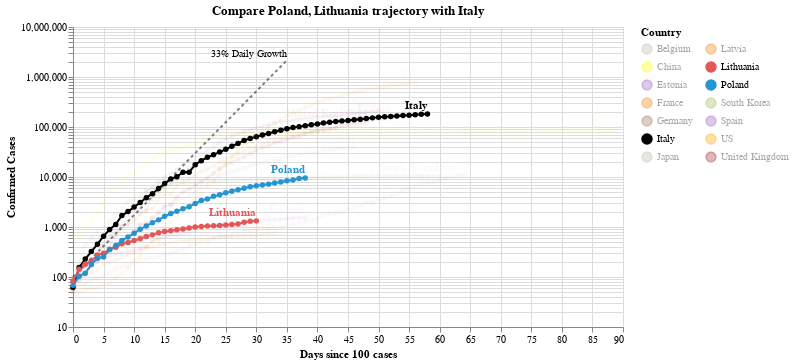

The code cell stored with this chart in its notebook:
### Code cell
#hide_input
chart2 = make_since_chart(['Poland', 'Lithuania'])
chart2

### Figure 1 — Vega-Lite specification as saved in the notebook (floating-point values rounded to 4 significant figures; data arrays with more than 128 entries replaced by an {"elided": "..."} marker saying what was removed)
{"config": {"view": {"continuousWidth": 400, "continuousHeight": 300}}, "layer": [{"mark": {"type": "line", "color": "black", "opacity": 0.5, "strokeDash": [3, 3]}, "encoding": {"x": {"type": "quantitative", "field": "Days since 100 cases"}, "y": {"type": "quantitative", "field": "Confirmed Cases"}}}, {"mark": {"type": "text", "align": "right", "dy": -6, "fontSize": 10, "text": "33% Daily Growth"}, "encoding": {"x": {"type": "quantitative", "field": "Days since 100 cases"}, "y": {"type": "quantitative", "field": "Confirmed Cases"}}, "transform": [{"filter": "(datum['Days since 100 cases'] >= 35)"}]}, {"data": {"name": "data-b3c4d2a38b3b5a5cf9d6e3ee7c424602"}, "mark": {"type": "line", "point": true}, "encoding": {"color": {"type": "nominal", "field": "Country", "legend": {"columns": 2}, "scale": {"domain": ["Belgium", "China", "Estonia", "France", "Germany", "Italy", "Japan", "Latvia", "Lithuania", "Poland", "South Korea", "Spain", "US", "United Kingdom"], "range": ["#C1B7AD", "yellow", "#9467bd", "#F58518", "#9D755D", "black", "#C1B7AD", "#F58518", "#E45756", "#2495D3", "#A1BA59", "#9467bd", "orange", "brown"]}}, "opacity": {"condition": {"value": 1, "selection": "selector004"}, "value": 0.05}, "tooltip": [{"type": "nominal", "field": "Country"}, {"type": "temporal", "field": "Date"}, {"type": "quantitative", "field": "Confirmed Cases"}, {"type": "quantitative", "field": "Days since 100 cases"}], "x": {"type": "quantitative", "field": "Days since 100 cases"}, "y": {"type": "quantitative", "field": "Confirmed Cases", "scale": {"type": "log"}}}, "selection": {"selector004": {"type": "multi", "fields": ["Country"], "bind": "legend", "init": [{"Country": "Poland"}, {"Country": "Lithuania"}, {"Country": "Italy"}]}}, "width": 550}, {"data": {"name": "data-b3c4d2a38b3b5a5cf9d6e3ee7c424602"}, "mark": {"type": "text", "align": "right", "dy": -8, "fontWeight": "bold"}, "encoding": {"color": {"type": "nominal", "field": "Country", "legend": {"columns": 2}, "scale": {"domain": ["Belgium", "China", "Estonia", "France", "Germany", "Italy", "Japan", "Latvia", "Lithuania", "Poland", "South Korea", "Spain", "US", "United Kingdom"], "range": ["#C1B7AD", "yellow", "#9467bd", "#F58518", "#9D755D", "black", "#C1B7AD", "#F58518", "#E45756", "#2495D3", "#A1BA59", "#9467bd", "orange", "brown"]}}, "opacity": {"condition": {"value": 1, "selection": "selector004"}, "value": 0.05}, "text": {"type": "nominal", "field": "Country"}, "tooltip": [{"type": "nominal", "field": "Country"}, {"type": "temporal", "field": "Date"}, {"type": "quantitative", "field": "Confirmed Cases"}, {"type": "quantitative", "field": "Days since 100 cases"}], "x": {"type": "quantitative", "field": "Days since 100 cases"}, "y": {"type": "quantitative", "field": "Confirmed Cases", "scale": {"type": "log"}}}, "transform": [{"filter": "(datum['Date'] >= 1587340800000)"}], "width": 550}], "data": {"name": "data-c1a3bbf4dd040f2e7e8e7a69520e3c2a"}, "title": "Compare Poland, Lithuania trajectory with Italy", "$schema": "https://vega.github.io/schema/vega-lite/v4.0.2.json", "datasets": {"data-c1a3bbf4dd040f2e7e8e7a69520e3c2a": [{"Days since 100 cases": 0, "Confirmed Cases": 100.0}, {"Days since 100 cases": 1, "Confirmed Cases": 133.0}, {"Days since 100 cases": 2, "Confirmed Cases": 176.9}, {"Days since 100 cases": 3, "Confirmed Cases": 235.3}, {"Days since 100 cases": 4, "Confirmed Cases": 312.9}, {"Days since 100 cases": 5, "Confirmed Cases": 416.2}, {"Days since 100 cases": 6, "Confirmed Cases": 553.5}, {"Days since 100 cases": 7, "Confirmed Cases": 736.1}, {"Days since 100 cases": 8, "Confirmed Cases": 979.1}, {"Days since 100 cases": 9, "Confirmed Cases": 1302.0}, {"Days since 100 cases": 10, "Confirmed Cases": 1732.0}, {"Days since 100 cases": 11, "Confirmed Cases": 2303.0}, {"Days since 100 cases": 12, "Confirmed Cases": 3064.0}, {"Days since 100 cases": 13, "Confirmed Cases": 4074.0}, {"Days since 100 cases": 14, "Confirmed Cases": 5419.0}, {"Days since 100 cases": 15, "Confirmed Cases": 7207.0}, {"Days since 100 cases": 16, "Confirmed Cases": 9586.0}, {"Days since 100 cases": 17, "Confirmed Cases": 12750.0}, {"Days since 100 cases": 18, "Confirmed Cases": 16960.0}, {"Days since 100 cases": 19, "Confirmed Cases": 22550.0}, {"Days since 100 cases": 20, "Confirmed Cases": 29990.0}, {"Days since 100 cases": 21, "Confirmed Cases": 39890.0}, {"Days since 100 cases": 22, "Confirmed Cases": 53060.0}, {"Days since 100 cases": 23, "Confirmed Cases": 70560.0}, {"Days since 100 cases": 24, "Confirmed Cases": 93850.0}, {"Days since 100 cases": 25, "Confirmed Cases": 124800.0}, {"Days since 100 cases": 26, "Confirmed Cases": 166000.0}, {"Days since 100 cases": 27, "Confirmed Cases": 220800.0}, {"Days since 100 cases": 28, "Confirmed Cases": 293700.0}, {"Days since 100 cases": 29, "Confirmed Cases": 390600.0}, {"Days since 100 cases": 30, "Confirmed Cases": 519500.0}, {"Days since 100 cases": 31, "Confirmed Cases": 690900.0}, {"Days since 100 cases": 32, "Confirmed Cases": 918900.0}, {"Days since 100 cases": 33, "Confirmed Cases": 1222000.0}, {"Days since 100 cases": 34, "Confirmed Cases": 1625000.0}, {"Days since 100 cases": 35, "Confirmed Cases": 2162000.0}], "data-b3c4d2a38b3b5a5cf9d6e3ee7c424602": {"elided": "727 records"}}}
